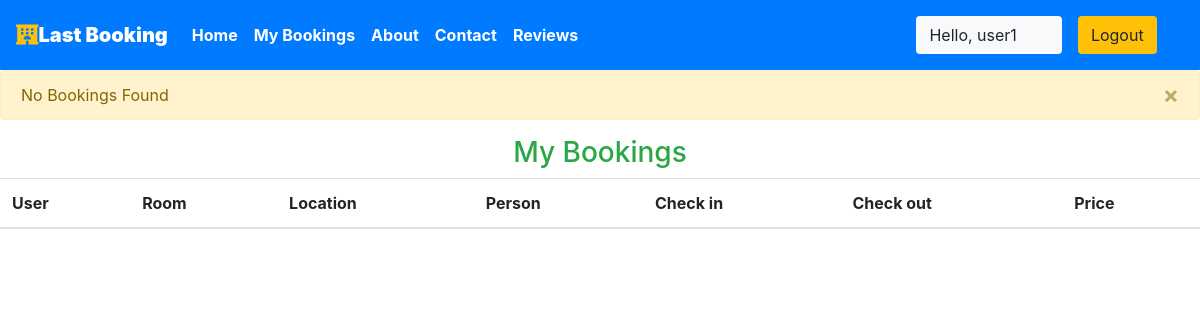
The page /user/bookings (signed in) on the database as committed earlier.
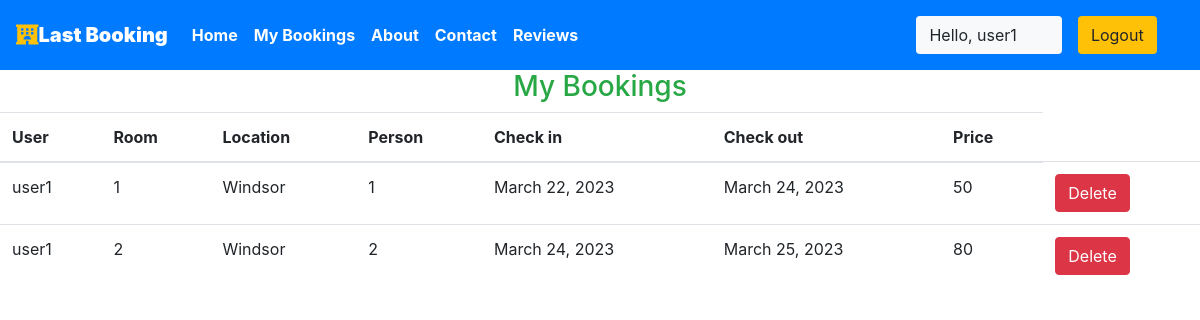
The same page on the database as committed later.
### krishna/models.py (models this page shows, shortened)
class Reservation(models.Model):
    check_in = models.DateField(auto_now =False)
    check_out = models.DateField()
    room = models.ForeignKey(Rooms, on_delete = models.CASCADE)
    guest = models.ForeignKey(User, on_delete= models.CASCADE)
    booking_id = models.CharField(max_length=100,default="null")

class Rooms(models.Model):
    ROOM_STATUS = (
    ("1", "available"),
    ("2", "not available"),
    )
    ROOM_TYPE = (
    ("1", "premium"),
    ("2", "deluxe"),
    ("3","basic"),
    )
    room_type = models.CharField(max_length=50,choices = ROOM_TYPE)
    capacity = models.IntegerField()
    price = models.IntegerField()
    size = models.IntegerField()
    hotel = models.ForeignKey(Hotels, on_delete = models.CASCADE)
    status = models.CharField(choices =ROOM_STATUS,max_length = 15)
    roomnumber = models.IntegerField()

class Hotels(models.Model):
    name = models.CharField(max_length=30,default="Last Booking")
    owner = models.CharField(max_length=20)
    location = models.CharField(max_length=50)
    state = models.CharField(max_length=50)
    country = models.CharField(max_length=50,default="Canada")

### krishna/views.py (the view)
# urls.py: path('user/bookings', views.user_bookings,name="dashboard"),
@login_required(login_url='/user')
def user_bookings(request):
    if request.user.is_authenticated == False:
        return redirect('userloginpage')
    user = User.objects.all().get(id=request.user.id)
    print(f"request user id ={request.user.id}")
    bookings = Reservation.objects.all().filter(guest=user)
    if not bookings:
        messages.warning(request,"No Bookings Found")
    return HttpResponse(render(request,'user/mybookings.html',{'bookings':bookings}))

### templates/user/mybookings.html
{% extends 'basic.html' %} {% block title %}Dashboard {% endblock title %} {% block body %}
{% load app_tags %}
<h3 class="text-center  text-success">My Bookings </h3>
<table class="table">
    <thead>
        <th>User</th>
        <th>Room</th>
        <th>Location</th>
        <th>Person</th>
        <th>Check in</th>
        <th>Check out</th>
        <th>Price</th>
    </thead>
    {% for each_booking in bookings %}
    <tr>
        <td>{{each_booking.guest.username}}</td>
        <td>{{each_booking.room.roomnumber}}</td>
        <td>{{each_booking.room.hotel.location}}</td>
        <td>{{each_booking.room.capacity}}</td>
        <td>{{each_booking.check_in}}</td>
        <td>{{each_booking.check_out}}</td>
        <td>{{each_booking.room.price}}</td>
        <td><a href="{% url 'deleteReservation' each_booking.id %}" class="btn btn-danger">Delete</a></td>
    </tr>
    {% endfor %}
</table>
{% endblock body %}

### templates/basic.html (shortened to what this page needs)
{% load static %}
<!DOCTYPE html>
<!DOCTYPE html>
<html lang="en">
<head>
    <link rel="stylesheet" href="https://use.fontawesome.com/releases/v5.7.0/css/all.css">
    <link rel="stylesheet" href="{% static 'bootstrap\bootstrap.css' %}">
    <link rel="stylesheet" href="https://maxcdn.bootstrapcdn.com/bootstrap/4.5.0/css/bootstrap.min.css" >
</head>
<body style="dbackground-image: url('https://source.unsplash.com/random');height: 100%;">
    <div class="container-fluid px-0">
        <nav class="navbar navbar-expand-lg navbar-dark bg-primary font-weight-bold">
            <a class="navbar-brand text-bold bg-black " href="/"><i class="fas fa-hotel text-warning"></i><b>Last Booking</b></a>
            <div class="collapse navbar-collapse " id="navbarSupportedContent">
                <ul class="navbar-nav mr-auto ">
                    <li class="nav-item active">
                        <a class="nav-link text-bold " href="/home"> Home</a>
                    </li>
                    {% if user.is_staff %}
                    <li class="nav-item active">
                        <a class="nav-link text-bold" href="/staff/panel">Dashboard </a>
                    </li>
                    {% elif user.is_staff == False and user.is_authenticated %}
                    <li class="nav-item active">
                            <a class="nav-link text-bold" href="/user/bookings">My Bookings </a>
                        </li>
                    {% endif %}
                    <li class="nav-item active">
                        <a class="nav-link text-bold" href="/about">About</a>
                    </li>
                    <li class="nav-item active">
                        <a class="nav-link text-bold" href="/contact">Contact </a>
                    </li>
                    <li class="nav-item active">
                        <a class="nav-link text-bold" href="/reviewsPage"> Reviews </a>
                    </li>
                </ul>
                {% if user.is_authenticated %}
                      <button class="btn btn-group bg-light" data-toggle="modal" data-target="#forlogin">
                       Hello, {{request.user}}
                       <a href="/logout" class="nav-link">
                    <button class="btn btn-group bg-warning" data-toggle="modal" data-target="#forlogin">
                        Logout
                    </button></a>&nbsp; &nbsp;
                    </button>
                {% endif %}
            </div>
        </nav>
    </div>
        {% for message in messages %}
             <div class="alert alert-{{message.tags}} alert-dismissible fade show" role="alert">
            {{message}}
            <button type="button" class="close" data-dismiss="alert" aria-label="Close">
            <span aria-hidden="true">&times;</span>
             </button>
            </div>
        {% endfor %}
    {% block body %}
    {% endblock body %}
</body>
</html>

Rows that differ between the two databases and show on the page:
added Reservation: guest.username "user1", room.roomnumber "1", room.hotel.location "Windsor", room.capacity "1", check_in "March 22, 2023", check_out "March 24, 2023", room.price "50"
added Reservation: guest.username "user1", room.roomnumber "2", room.hotel.location "Windsor", room.capacity "2", check_in "March 24, 2023", check_out "March 25, 2023", room.price "80"
Other text that changed with them:
list line gone: "No Bookings Found ×"
